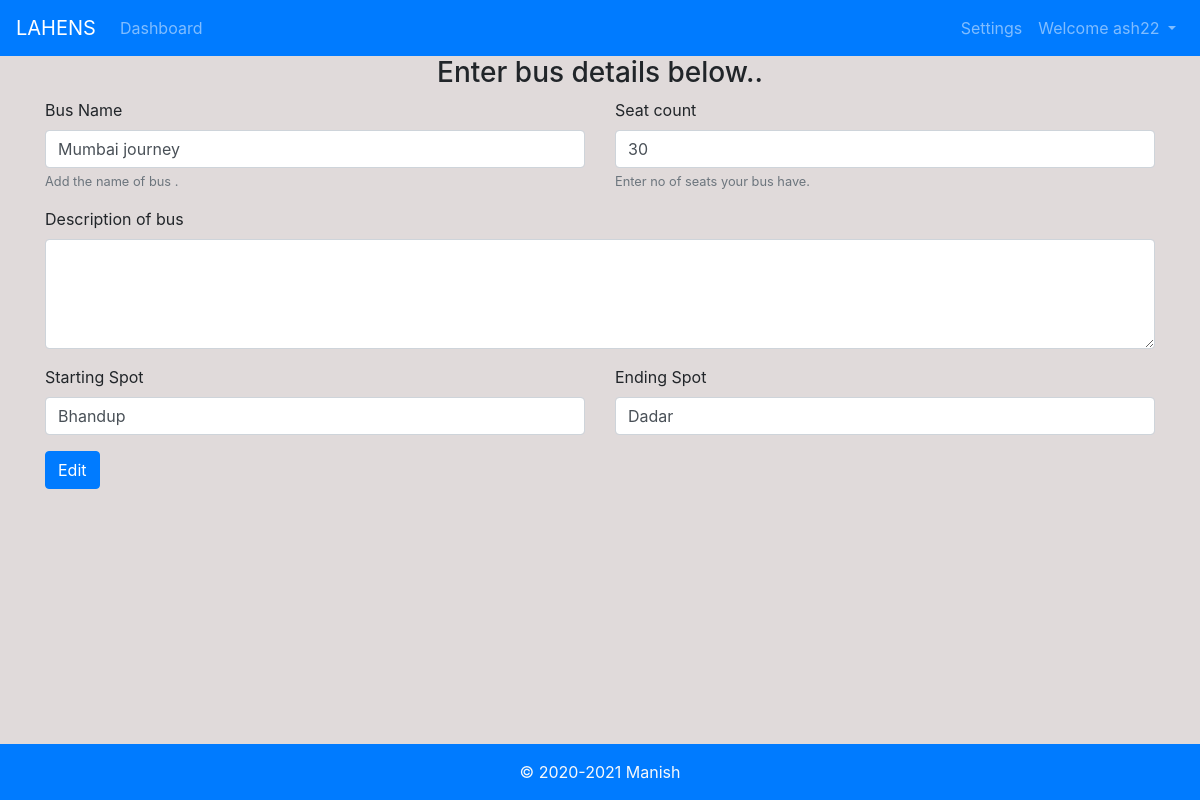
The page /editbus/16/ (signed in) on the database its author committed.
### book/models.py (models this page shows, shortened)
class BusI(models.Model):
    bus_id = models.AutoField
    bus_name = models.CharField(max_length=50)
    seat_count = models.IntegerField(default=0)
    desc = models.CharField(max_length=200)
    froml = models.CharField(max_length=200)
    tol = models.CharField(max_length=200)

### book/decorators.py (the view)
        def wrapper_func(request, *args, **kwargs):
            group = None
            if request.user.groups.exists():
                group = request.user.groups.all()[0].name
            if group in allowed_roles:
                return view_func(request, *args, **kwargs)
            else:
                return HttpResponse('You are not authorised to view this page ')

### book/views.py (called while the page is built, shortened)
@login_required(login_url='login')
@allowed_users(allowed_roles=['admin'])
def editbus(request, pk):
    bus = BusI.objects.get(id=pk)
    context = {'bus': bus}
    return render(request, 'book/editbus.html', context)

### book/templates/book/editbus.html (shortened to what this page needs)
{% extends 'book/basic.html' %}
{% block body %}
<br>
<div class="container">
            <div class="m-2 text-center">
                <h3>Enter bus details below..</h3>
            </div>
            <form action="" method="post">
                <div class="row">
                <div class="col-sm-6">
                      <div class="form-group">
                        <label for="busname">Bus Name</label>
                        <input type="text" class="form-control" id="busname" name="busname" value="{{bus.bus_name}}" aria-describedby="bush" placeholder="Enter bus name..">
                        <small id="bush" class="form-text text-muted">Add the name of bus .</small>
                      </div>
                </div>
                <div class="col-sm-6">
                        <div class="form-group">
                        <label for="scount">Seat count</label>
                        <input type="number" class="form-control" id="scount" name="scount" value="{{bus.seat_count}}" aria-describedby="scounth" placeholder="Enter seat count...">
                        <small id="scounth" class="form-text text-muted">Enter no of seats your bus have.</small>
                      </div>
                    </div>
                <div class="col-sm-12">
                        <div class="form-group">
                        <label for="desc">Description of bus </label>
                        <textarea  rows="4"  class="form-control" id="desc" name="desc" value="{{bus.desc}}"  >
                        </textarea>
                      </div>
                    </div>
                <div class="col-sm-6">
                        <div class="form-group">
                        <label for="froml">Starting Spot</label>
                        <input type="text" class="form-control" id="froml" name="froml"  value="{{bus.froml}}" placeholder="Enter starting spot of bus..">
                      </div>
                    </div>
                <div class="col-sm-6">
                    <div class="form-group">
                    <label for="tol">Ending Spot</label>
                    <input type="text" class="form-control" id="tol" name="tol"  value="{{bus.tol}}" placeholder="Enter ending spot of bus..">
                  </div>
                </div>
                <br>
                <div class="col-sm-4">
                    <button type="submit" class="btn btn-primary">Edit</button></div></div>
            </form>
    </div>
{% endblock %}

### book/templates/book/basic.html (shortened to what this page needs)
<!doctype html>
<html lang="en">
  <head>
    <link rel="stylesheet" href="https://stackpath.bootstrapcdn.com/bootstrap/4.4.1/css/bootstrap.min.css">
    <link href=
'https://ajax.googleapis.com/ajax/libs/jqueryui/1.12.1/themes/ui-lightness/jquery-ui.css'
		rel='stylesheet'>
  </head>
  <body>
  {% load  static %}
   <nav class="navbar navbar-expand-lg fixed-top navbar-dark bg-primary">
  <a class="navbar-brand" href="#">LAHENS</a>
  <div class="collapse navbar-collapse" id="navbarSupportedContent">
    <ul class="navbar-nav mr-auto">
        {% if user.groups.all.0.name == 'admin' %}
            <li class="nav-item">
        <a class="nav-link" href="/">Dashboard</a>
      </li>
        {% endif %}
    </ul>
      {% if user.is_authenticated %}
        <ul class="navbar-nav ml-auto">
            <li class="nav-item">
        <a class="nav-link" href="/account">Settings</a>
      </li>
             <li class="nav-item dropdown">
        <a class="nav-link dropdown-toggle" href="#" id="navbarDropdown" role="button" data-toggle="dropdown" aria-haspopup="true" aria-expanded="false">
          Welcome {{request.user}}
        </a>
      </li>
        </ul>
      {% endif %}
  </div>
</nav>
    <br>
    {% block body %} {% endblock %}<br><br><br>
 <footer class="container-fluid bg-primary fixed-bottom  py-3 text-light">
    <p class="mb-0 text-center">&copy; 2020-2021 Manish</p>
  </footer>
  </body>
</html>

### rows shown on the page
BusI: busname "Mumbai journey", scount "30", froml "Bhandup", tol "Dadar"

### other values the page prints
{{ request.user }} "ash22"
